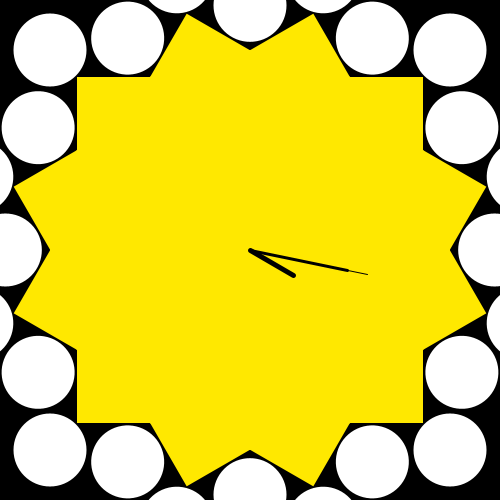
Frame 1 (no input)
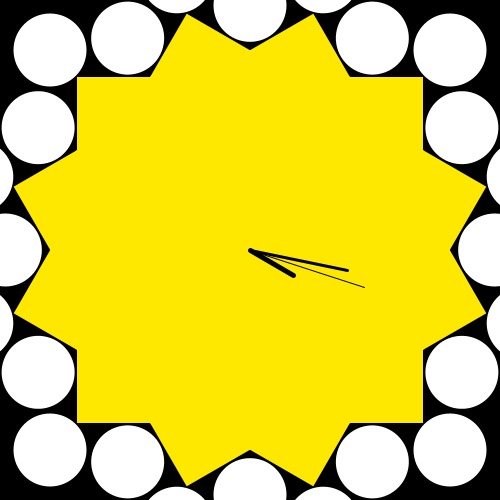
Frame 60 (the mouse pressed at the canvas centre just before this capture)
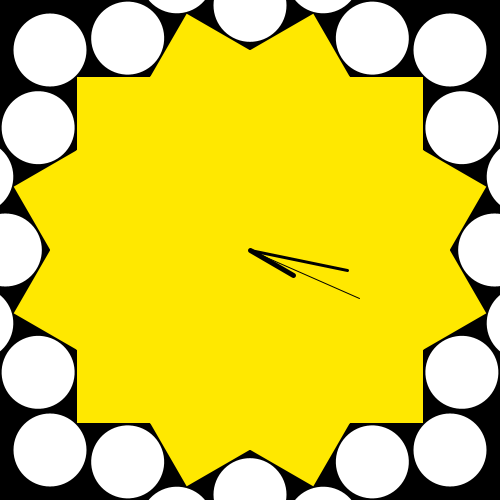
Frame 120 (the mouse held since frame 60 and released just before this capture)

The Processing sketch that drew these frames (run headless with seeded random() and noise(); from frame 60 on, the mouse is pressed at the canvas centre):

// Processing sketch: processing_129212
// ── processing_129212.pde

void setup()
{
  size(500,500);
  background(0);
}
void draw()
{
  noStroke();
  background(0);
translate(width/2, height/2);
fill(255,232,0);
ellipse(0,0,400,400);

for (int i=0; i<360; i+=30) 
{ 
pushMatrix();
rotate(radians(i)); 
translate(100, 100);
rect(0,0,73,73);
popMatrix();
}
fill(255);
for (int i=15; i<360; i+=30) 
{
pushMatrix();
rotate(radians(i));
translate(173, 173);
ellipse(0,0,73,73);
popMatrix();
}
for (int i=0; i<360; i+=30) 
{ 
pushMatrix();
rotate(radians(i)); 
translate(200, 200);
ellipse(0,0,73,73);
popMatrix();
}


float sek = map (second(), 0,60,0,360);
pushMatrix();
rotate (radians(sek));
stroke(0);
strokeWeight(1);
fill(255);
translate(0,-120);
line(0,0,0,120);
popMatrix();

float min = map (minute(), 0,60,0,360);
pushMatrix();
rotate (radians(min));
stroke(0);
strokeWeight(3);
translate(0,-100);
fill(255);
line(0,0,0,100);
popMatrix();

float std = map (hour(), 0,12,0,360);
pushMatrix();
rotate (radians(std));
stroke(0);
strokeWeight(5);
fill(255);
translate(0,-50);
line(0,0,0,50);
popMatrix();




}
